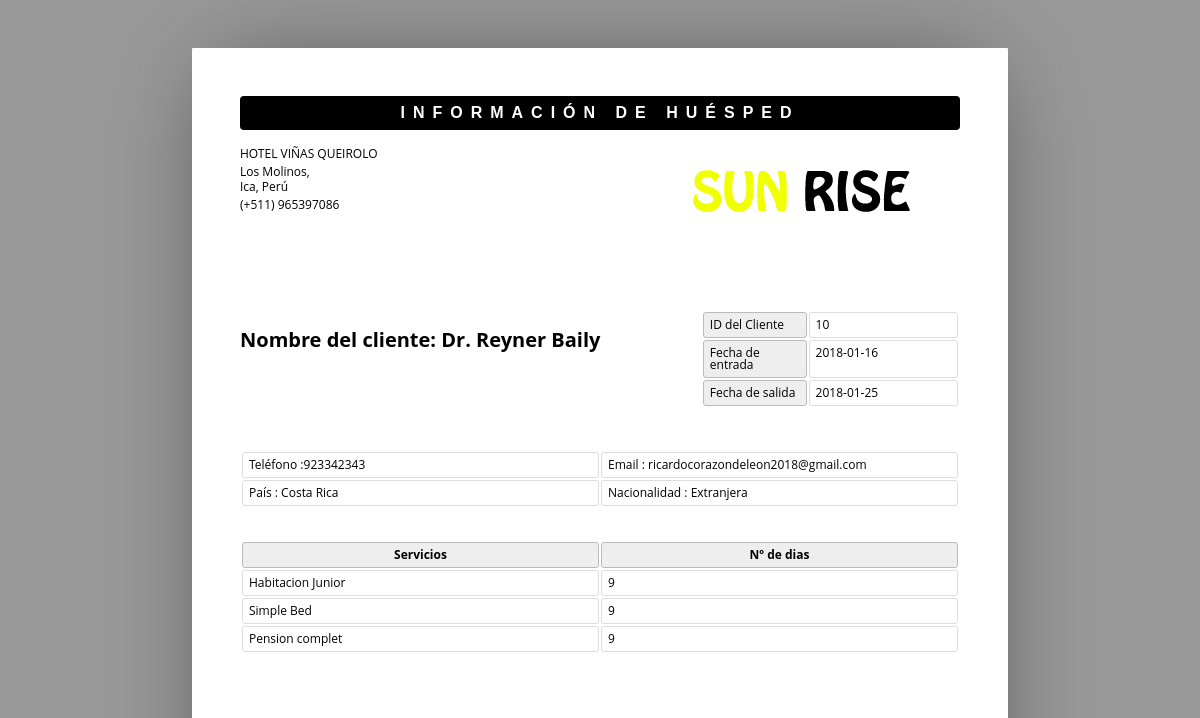
/admin/show.php?sid=2, run on an earlier commit of the app's database.
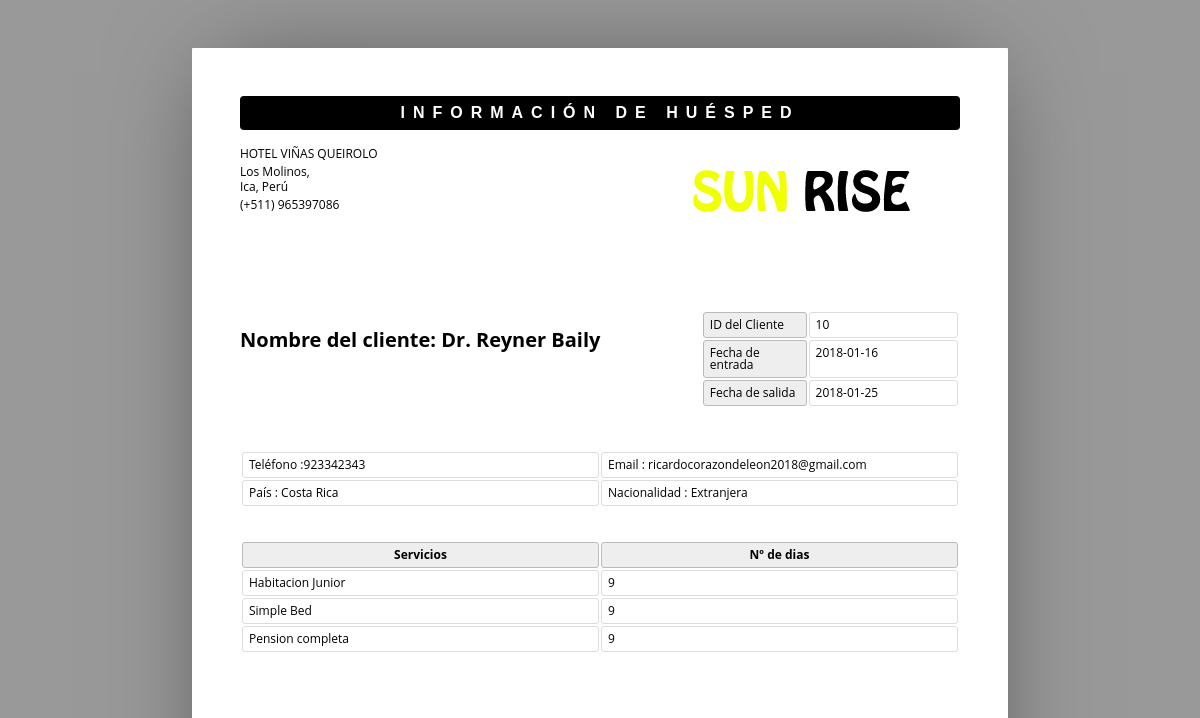
And on a later commit of the database.
### tables this page shows
CREATE TABLE `reservas` (
  `id` int(10) UNSIGNED NOT NULL,
  `id_cliente` int(10) UNSIGNED NOT NULL,
  `nro_habitacion` int(10) UNSIGNED NOT NULL,
  `comidas` varchar(30) DEFAULT NULL,
  `fecha_entrada` date DEFAULT NULL,
  `fecha_salida` date DEFAULT NULL,
  `estado` varchar(15) DEFAULT NULL,
  `cant_dias` int(11) DEFAULT NULL,
  
  CONSTRAINT PRIMARY KEY (`id`)
  

);

CREATE TABLE `clientes` (
  `id` int(10) UNSIGNED NOT NULL,
  `trato` varchar(5) DEFAULT NULL,
  `nombres` text,
  `apellidos` text,
  `email` varchar(200) DEFAULT NULL,
  `nacionalidad` varchar(50) DEFAULT NULL,
  `pais` varchar(40) DEFAULT NULL,
  `telef` text,
  
  CONSTRAINT PRIMARY KEY (`id`)
);

CREATE TABLE `habitaciones` (
  `id` int(10) UNSIGNED NOT NULL,                
  `tipo_habitacion` varchar(30) DEFAULT NULL,
  `tipo_cama` varchar(20) DEFAULT NULL,
  `estado_hab` varchar(20) DEFAULT NULL,

  CONSTRAINT PRIMARY KEY (`id`)

);

### admin/show.php (the view, shortened to what this page needs)
<html>
	<head>
</head>
<body>
	<?php
	include ('db.php');
	$pid = $_GET['sid'];
	$sql = "SELECT R.*, C.*, H.* FROM `reservas` R INNER JOIN `clientes` C ON R.id_cliente = C.id INNER JOIN `habitaciones` H on R.nro_habitacion = H.id where R.id = '$pid'";
	$re = mysqli_query($con,$sql);
	while($row = mysqli_fetch_array($re))
	{
		$id = $row['id'];
		$title =  $row['trato'];
		$Fname = $row['nombres'];
		$lname = $row['apellidos'];
		$email = $row['email'];
		$National = $row['nacionalidad'];
		$country = $row['pais'];
		$phone = $row['telef'];
		$room_type = $row['tipo_habitacion'];
		$Bed_type = $row['tipo_cama'];
		$meal_type = $row['comidas'];
		$cin_date = $row['fecha_entrada'];
		$cout_date = $row['fecha_salida'];
		$nodays = $row['cant_dias'];
	}
	?>
		<header>
			<h1>Información de Huésped</h1>
			<address >
				<p>HOTEL VIÑAS QUEIROLO</p>
				<p>Los Molinos,<br>Ica, Perú</p>
				<p>(+511) 965397086</p>
			</address>
			<span><img alt="" src="assets/img/sun.png"></span>
		</header>
		<article>
			<address >
				<p><br></p>
				<p>Nombre del cliente: <?php echo $title." ".$Fname." ".$lname;?><br></p>
			</address>
			<table class="meta">
				<tr>
					<th><span > ID del Cliente</span></th>
					<td><span ><?php echo $id; ?></span></td>
				</tr>
				<tr>
					<th><span >Fecha de entrada</span></th>
					<td><span ><?php echo $cin_date; ?> </span></td>
				</tr>
				<tr>
					<th><span >Fecha de salida</span></th>
					<td><span ><?php echo $cout_date; ?> </span></td>
				</tr>
			</table>
			<table >
					<tr>
						<td>Teléfono :<?php echo $phone; ?> </td>
						<td>Email : <?php echo $email; ?> </td>
					</tr>
					<tr>
						<td>País : <?php echo $country; ?> </td>
						<td>Nacionalidad : <?php echo $National; ?> </td>
					</tr>
				</table>
				<br>
				<br>
			<table class="inventory">
				<thead>
					<tr>
						<th><span >Servicios</span></th>
						<th><span >Nº de dias</span></th>
					</tr>
				</thead>
				<tbody>
					<tr>
						<td><span ><?php echo $room_type; ?></span></td>
						<td><span ><?php echo $nodays; ?> </span></td>
					</tr>
					<tr>
						<td><span ><?php echo $Bed_type; ?>  Bed </span></td>
						<td><span ><?php echo $nodays; ?></span></td>
					</tr>
					<tr>
						<td><span ><?php echo $meal_type; ?>  </span></td>
						<td><span ><?php echo $nodays; ?></span></td>
					</tr>
				</tbody>
			</table>
		</article>
	</body>
</html>

### admin/show.php (style rules this page uses)
* { border: 0; box-sizing: content-box; color: inherit; font-family: inherit; font-size: inherit; font-style: inherit; font-weight: inherit; line-height: inherit; list-style: none; margin: 0; padding: 0; text-decoration: none; vertical-align: top; }
h1 { font: bold 100% sans-serif; letter-spacing: 0.5em; text-align: center; text-transform: uppercase; }
table { font-size: 75%; table-layout: fixed; width: 100%; }
table { border-collapse: separate; border-spacing: 2px; }
th, td { border-width: 1px; padding: 0.5em; position: relative; text-align: left; }
th, td { border-radius: 0.25em; border-style: solid; }
th { background: #EEE; border-color: #BBB; }
td { border-color: #DDD; }
html { font: 16px/1 'Open Sans', sans-serif; overflow: auto; padding: 0.5in; }
html { background: #999; cursor: default; }
body { box-sizing: border-box; height: 11in; margin: 0 auto; overflow: hidden; padding: 0.5in; width: 8.5in; }
body { background: #FFF; border-radius: 1px; box-shadow: 0 0 1in -0.25in rgba(0, 0, 0, 0.5); }
header { margin: 0 0 3em; }
header:after { clear: both; content: ""; display: table; }
header h1 { background: #000; border-radius: 0.25em; color: #FFF; margin: 0 0 1em; padding: 0.5em 0; }
header address { float: left; font-size: 75%; font-style: normal; line-height: 1.25; margin: 0 1em 1em 0; }
header address p { margin: 0 0 0.25em; }
header span, header img { display: block; float: right; }
header span { margin: 0 0 1em 1em; max-height: 25%; max-width: 60%; position: relative; }
header img { max-height: 100%; max-width: 100%; }
article, article address, table.meta, table.inventory { margin: 0 0 3em; }
article:after { clear: both; content: ""; display: table; }
article address { float: left; font-size: 125%; font-weight: bold; }
table.meta, table.balance { float: right; width: 36%; }
table.meta:after, table.balance:after { clear: both; content: ""; display: table; }
table.meta th { width: 40%; }
table.meta td { width: 60%; }
table.inventory { clear: both; width: 100%; }
table.inventory th { font-weight: bold; text-align: center; }
table.inventory td:nth-child(1) { width: 26%; }
table.inventory td:nth-child(2) { width: 38%; }

What changed in the data, as far as the page shows it:
changed reservas "Dr.": comidas "Pension complet" → "Pension completa"
